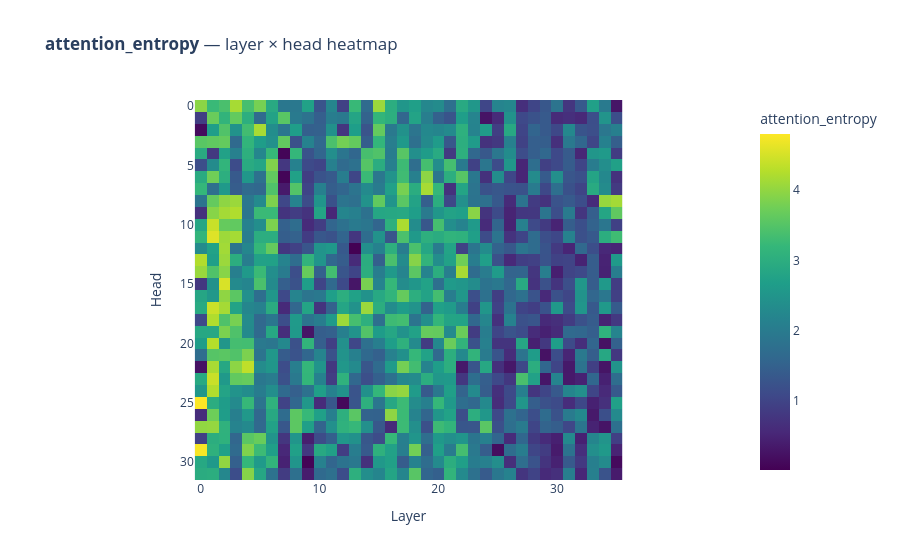
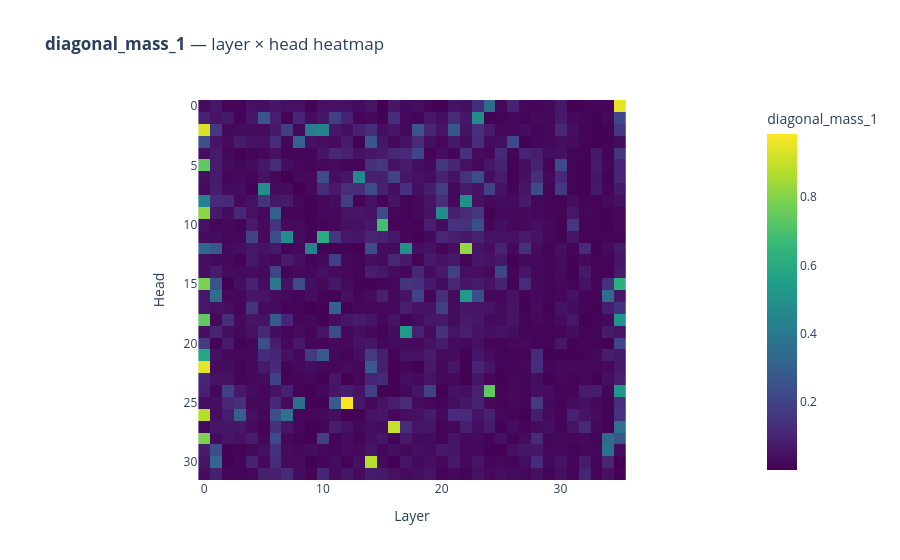
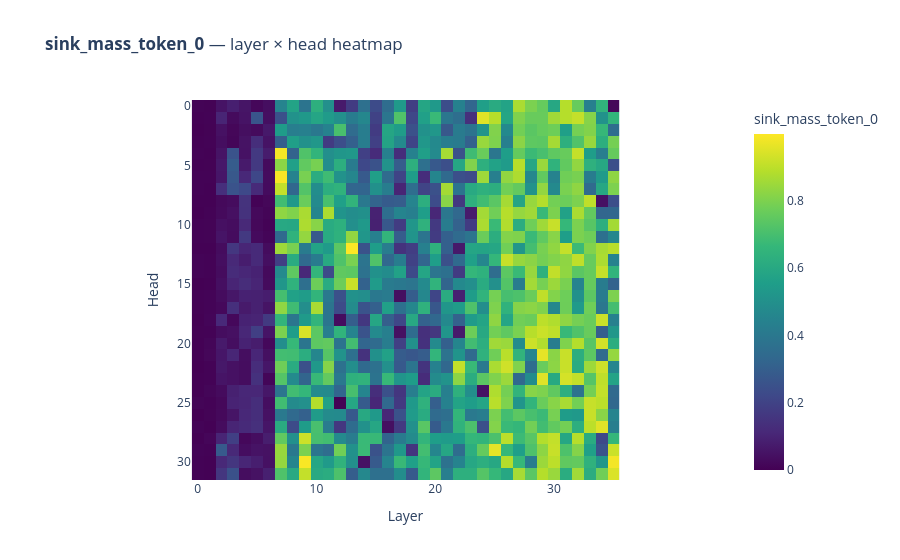
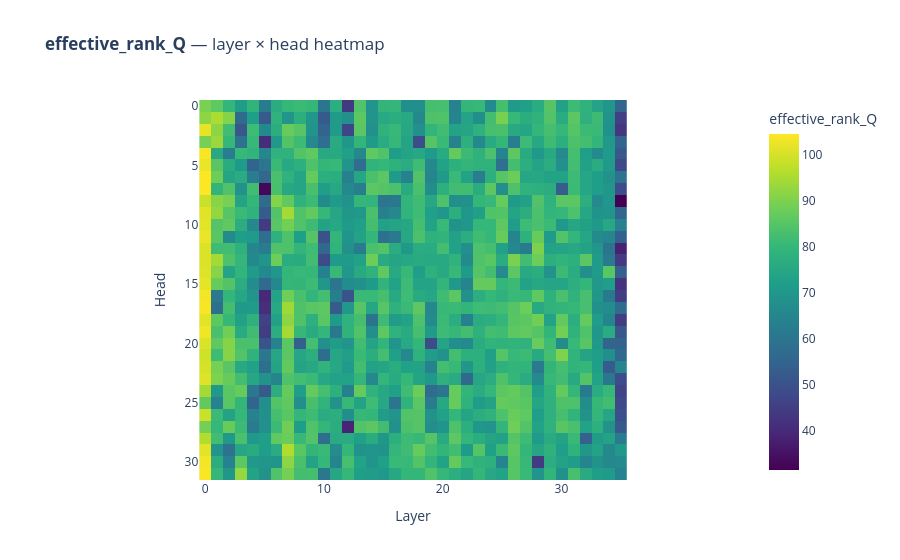

Notebook code cell kept with these figures, in order:
### Code cell
# ═══════════════════════════════════════════════════════════════════════════════
# PRELIMINARY EDA — Attention Features | Qwen2.5-0.5B-Instruct
# ═══════════════════════════════════════════════════════════════════════════════
import json
import numpy as np
import pandas as pd
import plotly.graph_objects as go
import plotly.express as px
from plotly.subplots import make_subplots
import plotly.io as pio
pio.renderers.default = "vscode"

# ── 0. LOAD ────────────────────────────────────────────────────────────────────
sources = df['prompt_source'].unique()
SRC_COLOR = {s: c for s, c in zip(sources, ['#01696f', '#d19900'])}

DYNAMIC_FEATS = [
    'effective_rank_Q', 'effective_rank_K', 'effective_rank_A',
    'r95_Q', 'r95_K', 'r95_A',
    'q_sim_consecutive', 'k_sim_consecutive',
    'attention_entropy', 'attention_gini',
    'attention_row_var_weighted', 'look_back',
    'diagonal_mass_1', 'diagonal_mass_5',
    'diagonal_mass_1_shifted_1',
    'sink_mass_token_0', 'sink_mass_max',
    'WqWk_svd_alignment',
]

# ── 1. HEATMAP layer × head per feature chiave ────────────────────────────────
lh = df.groupby(['layer_idx', 'head_idx'])[DYNAMIC_FEATS].mean().reset_index()

for feat in ['attention_entropy', 'diagonal_mass_1', 'sink_mass_token_0',
             'effective_rank_Q', 'effective_rank_A', 'look_back',
             'q_sim_consecutive', 'WqWk_svd_alignment']:
    pivot = lh.pivot(index='head_idx', columns='layer_idx', values=feat)
    fig = px.imshow(
        pivot,
        color_continuous_scale='RdBu_r' if 'align' in feat else 'Viridis',
        title=f'<b>{feat}</b> — layer × head heatmap',
        labels=dict(x='Layer', y='Head', color=feat)
    )
    fig.update_xaxes(title_text='Layer')
    fig.update_yaxes(title_text='Head')
    fig.show()

# ── 2. BOXPLOT per source (key dynamic feats) ─────────────────────────────────
for feat in ['attention_entropy', 'diagonal_mass_1', 'sink_mass_token_0',
             'effective_rank_Q', 'effective_rank_K', 'look_back',
             'q_sim_consecutive', 'attention_gini']:
    fig = go.Figure()
    for src in sources:
        fig.add_trace(go.Box(
            y=df[df['prompt_source'] == src][feat],
            name=src.split('_')[0],
            marker_color=SRC_COLOR[src],
            boxmean='sd'
        ))
    fig.update_layout(
        title=f'<b>{feat}</b> — random_vocab vs wikitext',
        legend=dict(orientation='h', yanchor='bottom', y=1.05, xanchor='center', x=0.5)
    )
    fig.update_yaxes(title_text=feat)
    fig.show()

# ── 3. LAYER PROFILE: mean ± std ribbon ───────────────────────────────────────
ls = df.groupby(['layer_idx', 'prompt_source'])[DYNAMIC_FEATS].agg(['mean', 'std']).reset_index()
ls.columns = ['_'.join(c).strip('_') for c in ls.columns]

for feat in ['attention_entropy', 'diagonal_mass_1', 'sink_mass_token_0',
             'effective_rank_Q', 'look_back', 'WqWk_svd_alignment']:
    fig = go.Figure()
    for src in sources:
        sub = ls[ls['prompt_source'] == src].sort_values('layer_idx')
        x = sub['layer_idx'].tolist()
        m = sub[f'{feat}_mean']
        s = sub[f'{feat}_std']
        fig.add_trace(go.Scatter(
            x=x, y=m, mode='lines+markers',
            name=src.split('_')[0],
            line=dict(color=SRC_COLOR[src], width=2)
        ))
        fig.add_trace(go.Scatter(
            x=x + x[::-1],
            y=pd.concat([m + s, (m - s).iloc[::-1]]).tolist(),
            fill='toself', fillcolor=SRC_COLOR[src],
            opacity=0.15, line=dict(width=0),
            showlegend=False, hoverinfo='skip'
        ))
    fig.update_layout(
        title=f'<b>{feat}</b> across layers — mean ± std',
        legend=dict(orientation='h', yanchor='bottom', y=1.05, xanchor='center', x=0.5)
    )
    fig.update_xaxes(title_text='Layer')
    fig.update_yaxes(title_text=feat)
    fig.show()

# ── 4. CORRELATION MATRIX (dynamic feats) ────────────────────────────────────
corr = df[DYNAMIC_FEATS].corr()
fig = px.imshow(corr, color_continuous_scale='RdBu_r', zmin=-1, zmax=1,
                title='<b>Correlation matrix</b> — dynamic attention features')
fig.update_xaxes(title_text='Feature', tickangle=-45)
fig.update_yaxes(title_text='Feature')
fig.show()

# ── 5. SCATTER: sink_mass_token_0 vs attention_entropy ────────────────────────
fig = px.scatter(
    df, x='attention_entropy', y='sink_mass_token_0',
    color='prompt_source', color_discrete_map=SRC_COLOR,
    opacity=0.25, trendline='lowess',
    title='<b>Attention sink vs entropy</b> — each point = one head × prompt',
    labels={'attention_entropy': 'Attention entropy',
            'sink_mass_token_0': 'Sink mass token 0'}
)
fig.show()

# ── 6. RANK-1 HEADS: heads dove eff_rank_Q ≤ 2 ────────────────────────────────
rank1 = df[df['effective_rank_Q'] <= 2]
pivot_r1 = (rank1.groupby(['layer_idx', 'head_idx'])
                  .size().reset_index(name='count')
                  .pivot(index='head_idx', columns='layer_idx', values='count')
                  .fillna(0))
fig = px.imshow(pivot_r1, color_continuous_scale='Reds',
                title='<b>Rank-1 Q head frequency</b> — eff_rank_Q ≤ 2 (count across prompts)',
                labels=dict(x='Layer', y='Head', color='count'))
fig.update_xaxes(title_text='Layer')
fig.update_yaxes(title_text='Head')
fig.show()

# ── 7. QUICK STATS ─────────────────────────────────────────────────────────────
print("=== RANK-1 / SINK / DIAGONAL SUMMARY ===")
print(f"Rank-1 Q heads (eff_rank_Q ≤ 2): {len(rank1)}/{len(df)} = {len(rank1)/len(df)*100:.1f}%")
print(f"High sink tok0 (> 0.8):           {(df['sink_mass_token_0'] > 0.8).sum()} rows")
print(f"High diagonal (diag_1 > 0.8):     {(df['diagonal_mass_1']   > 0.8).sum()} rows")

print("\n=== ENTROPY by source ===")
print(df.groupby('prompt_source')['attention_entropy'].describe())

print("\n=== eff_rank_Q by source ===")
print(df.groupby('prompt_source')['effective_rank_Q'].describe())

print("\n=== look_back by source ===")
print(df.groupby('prompt_source')['look_back'].describe())

print("\n=== Top correlates with attention_entropy ===")
print(corr['attention_entropy'].abs().sort_values(ascending=False).head(10))

print("\n=== Top correlates with diagonal_mass_1 ===")
print(corr['diagonal_mass_1'].abs().sort_values(ascending=False).head(10))

print("\n=== Top correlates with sink_mass_token_0 ===")
print(corr['sink_mass_token_0'].abs().sort_values(ascending=False).head(10))

### Figure 1 — Plotly figure (JSON) as saved in the notebook; plotly's stock layout.template omitted (floating-point values rounded to 4 significant figures; data arrays with more than 128 entries replaced by an {"elided": "..."} marker saying what was removed)
{"data": [{"coloraxis": "coloraxis", "hovertemplate": "Layer: %{x}<br>Head: %{y}<br>attention_entropy: %{z}<extra></extra>", "name": "0", "type": "heatmap", "x": [0, 1, 2, 3, 4, 5, 6, 7, 8, 9, 10, 11, 12, 13, 14, 15, 16, 17, 18, 19, 20, 21, 22, 23, 24, 25, 26, 27, 28, 29, 30, 31, 32, 33, 34, 35], "xaxis": "x", "y": [0, 1, 2, 3, 4, 5, 6, 7, 8, 9, 10, 11, 12, 13, 14, 15, 16, 17, 18, 19, 20, 21, 22, 23, 24, 25, 26, 27, 28, 29, 30, 31], "yaxis": "y", "z": {"elided": "32x36 float values"}}], "layout": {"coloraxis": {"colorbar": {"title": {"text": "attention_entropy"}}, "colorscale": [[0, "#440154"], [0.1111, "#482878"], [0.2222, "#3e4989"], [0.3333, "#31688e"], [0.4444, "#26828e"], [0.5556, "#1f9e89"], [0.6667, "#35b779"], [0.7778, "#6ece58"], [0.8889, "#b5de2b"], [1, "#fde725"]]}, "title": {"text": "<b>attention_entropy</b> — layer × head heatmap"}, "xaxis": {"anchor": "y", "constrain": "domain", "domain": [0, 1], "scaleanchor": "y", "title": {"text": "Layer"}}, "yaxis": {"anchor": "x", "autorange": "reversed", "constrain": "domain", "domain": [0, 1], "title": {"text": "Head"}}}}

### Figure 2 — Plotly figure (JSON) as saved in the notebook; plotly's stock layout.template omitted (floating-point values rounded to 4 significant figures; data arrays with more than 128 entries replaced by an {"elided": "..."} marker saying what was removed)
{"data": [{"coloraxis": "coloraxis", "hovertemplate": "Layer: %{x}<br>Head: %{y}<br>diagonal_mass_1: %{z}<extra></extra>", "name": "0", "type": "heatmap", "x": [0, 1, 2, 3, 4, 5, 6, 7, 8, 9, 10, 11, 12, 13, 14, 15, 16, 17, 18, 19, 20, 21, 22, 23, 24, 25, 26, 27, 28, 29, 30, 31, 32, 33, 34, 35], "xaxis": "x", "y": [0, 1, 2, 3, 4, 5, 6, 7, 8, 9, 10, 11, 12, 13, 14, 15, 16, 17, 18, 19, 20, 21, 22, 23, 24, 25, 26, 27, 28, 29, 30, 31], "yaxis": "y", "z": {"elided": "32x36 float values"}}], "layout": {"coloraxis": {"colorbar": {"title": {"text": "diagonal_mass_1"}}, "colorscale": [[0, "#440154"], [0.1111, "#482878"], [0.2222, "#3e4989"], [0.3333, "#31688e"], [0.4444, "#26828e"], [0.5556, "#1f9e89"], [0.6667, "#35b779"], [0.7778, "#6ece58"], [0.8889, "#b5de2b"], [1, "#fde725"]]}, "title": {"text": "<b>diagonal_mass_1</b> — layer × head heatmap"}, "xaxis": {"anchor": "y", "constrain": "domain", "domain": [0, 1], "scaleanchor": "y", "title": {"text": "Layer"}}, "yaxis": {"anchor": "x", "autorange": "reversed", "constrain": "domain", "domain": [0, 1], "title": {"text": "Head"}}}}

### Figure 3 — Plotly figure (JSON) as saved in the notebook; plotly's stock layout.template omitted (floating-point values rounded to 4 significant figures; data arrays with more than 128 entries replaced by an {"elided": "..."} marker saying what was removed)
{"data": [{"coloraxis": "coloraxis", "hovertemplate": "Layer: %{x}<br>Head: %{y}<br>sink_mass_token_0: %{z}<extra></extra>", "name": "0", "type": "heatmap", "x": [0, 1, 2, 3, 4, 5, 6, 7, 8, 9, 10, 11, 12, 13, 14, 15, 16, 17, 18, 19, 20, 21, 22, 23, 24, 25, 26, 27, 28, 29, 30, 31, 32, 33, 34, 35], "xaxis": "x", "y": [0, 1, 2, 3, 4, 5, 6, 7, 8, 9, 10, 11, 12, 13, 14, 15, 16, 17, 18, 19, 20, 21, 22, 23, 24, 25, 26, 27, 28, 29, 30, 31], "yaxis": "y", "z": {"elided": "32x36 float values"}}], "layout": {"coloraxis": {"colorbar": {"title": {"text": "sink_mass_token_0"}}, "colorscale": [[0, "#440154"], [0.1111, "#482878"], [0.2222, "#3e4989"], [0.3333, "#31688e"], [0.4444, "#26828e"], [0.5556, "#1f9e89"], [0.6667, "#35b779"], [0.7778, "#6ece58"], [0.8889, "#b5de2b"], [1, "#fde725"]]}, "title": {"text": "<b>sink_mass_token_0</b> — layer × head heatmap"}, "xaxis": {"anchor": "y", "constrain": "domain", "domain": [0, 1], "scaleanchor": "y", "title": {"text": "Layer"}}, "yaxis": {"anchor": "x", "autorange": "reversed", "constrain": "domain", "domain": [0, 1], "title": {"text": "Head"}}}}

### Figure 4 — Plotly figure (JSON) as saved in the notebook; plotly's stock layout.template omitted (floating-point values rounded to 4 significant figures; data arrays with more than 128 entries replaced by an {"elided": "..."} marker saying what was removed)
{"data": [{"coloraxis": "coloraxis", "hovertemplate": "Layer: %{x}<br>Head: %{y}<br>effective_rank_Q: %{z}<extra></extra>", "name": "0", "type": "heatmap", "x": [0, 1, 2, 3, 4, 5, 6, 7, 8, 9, 10, 11, 12, 13, 14, 15, 16, 17, 18, 19, 20, 21, 22, 23, 24, 25, 26, 27, 28, 29, 30, 31, 32, 33, 34, 35], "xaxis": "x", "y": [0, 1, 2, 3, 4, 5, 6, 7, 8, 9, 10, 11, 12, 13, 14, 15, 16, 17, 18, 19, 20, 21, 22, 23, 24, 25, 26, 27, 28, 29, 30, 31], "yaxis": "y", "z": {"elided": "32x36 float values"}}], "layout": {"coloraxis": {"colorbar": {"title": {"text": "effective_rank_Q"}}, "colorscale": [[0, "#440154"], [0.1111, "#482878"], [0.2222, "#3e4989"], [0.3333, "#31688e"], [0.4444, "#26828e"], [0.5556, "#1f9e89"], [0.6667, "#35b779"], [0.7778, "#6ece58"], [0.8889, "#b5de2b"], [1, "#fde725"]]}, "title": {"text": "<b>effective_rank_Q</b> — layer × head heatmap"}, "xaxis": {"anchor": "y", "constrain": "domain", "domain": [0, 1], "scaleanchor": "y", "title": {"text": "Layer"}}, "yaxis": {"anchor": "x", "autorange": "reversed", "constrain": "domain", "domain": [0, 1], "title": {"text": "Head"}}}}
